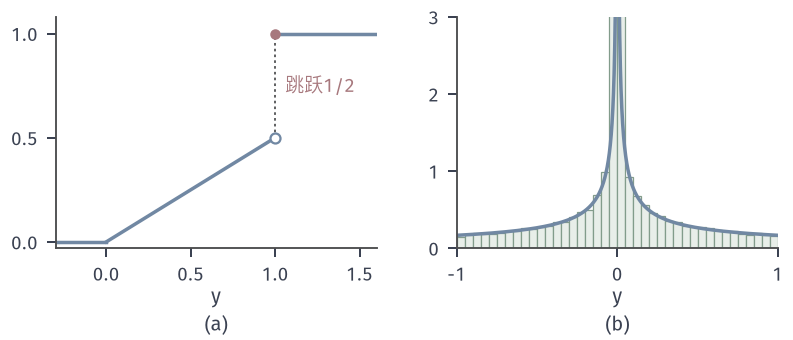

The script that drew this image:
from pathlib import Path
import sys
HERE = Path(__file__).resolve().parent
sys.path.insert(0, str(HERE.parent/"rvt-common"))
from rvt_fig import *
# (a) Y=min(X,1), X~Unif(0,2): atom 1/2 at 1. (b) Y=X^3, X~Unif(-1,1): density |y|^(-2/3)/6. Seed 7, 20000 samples.
fig, axes = figure(width_mm=112, height_mm=48, ncols=2)
panel(fig, left=.07, right=.98, bottom=.27, top=.95, wspace=.25)
ax = axes[0]
ax.plot([-.3, 0], [0, 0], color=BLUE, lw=1.4); ax.plot([0, 1], [0, .5], color=BLUE, lw=1.4); ax.plot([1, 1.6], [1, 1], color=BLUE, lw=1.4)
ax.plot([1, 1], [.5, 1], color=STROKE, lw=.7, ls=DOT)
ax.plot([1], [.5], 'o', ms=4, mfc='white', mec=BLUE, mew=.9, zorder=6); dot(ax, 1, 1, RED)
lab(ax, 1.06, .72, '跳跃1/2', RED, ha='left')
ax.set_xlim(-.3, 1.6); ax.set_ylim(-.03, 1.08); ax.set_xticks([0, .5, 1, 1.5]); ax.set_yticks([0, .5, 1]); axlab(ax, '$y$')
ax = axes[1]; rng = np.random.default_rng(7); s = rng.uniform(-1, 1, 20000)**3
hist(ax, s, 40, (-1, 1))
y = np.linspace(-1, 1, 2001); y = y[np.abs(y) > 1e-3]
yl = y[y < 0]; yr = y[y > 0]
for yy in (yl, yr): ax.plot(yy, np.abs(yy)**(-2/3)/6, color=BLUE, lw=1.4)
ax.set_xlim(-1, 1); ax.set_ylim(0, 3); ax.set_xticks([-1, 0, 1]); ax.set_yticks([0, 1, 2, 3]); axlab(ax, '$y$')
tags(fig, axes)
save(fig, HERE, 'figure', {'seed': 7, 'n': 20000, 'mass(|y|<.1)': float(np.mean(np.abs(s) < .1)), 'exact': .1**(1/3)})
